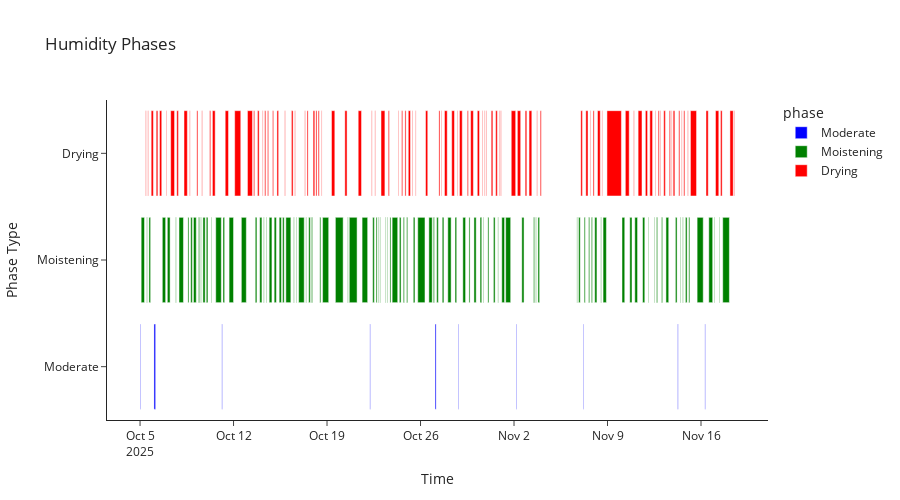

Notebook source saved alongside this figure:
### Code cell
humidit_phase_chart = plot_timeline(
    humidity_cycles,
    start_col="start_time",
    end_col='end_time',
    phase_col='phase',
    color_map={'Drying': 'red', 'Moistening': 'green','Moderate': "blue"},
    title="Humidity Phases",
    hover_data={'start_time': True, 'end_time': True, 'delta': True},
    height=500,
    template="simple_white",
    show=False
)

humidit_phase_chart.show()
